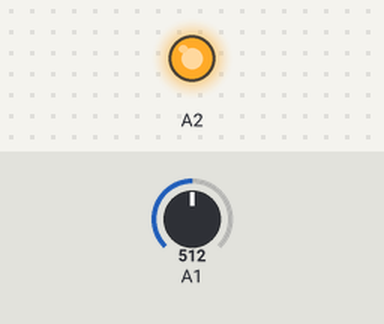
Bench run of a sketch on a simulated Arduino Uno, built with avr-gcc and run on an emulated ATmega328P. On the bench: output pins drawn as LEDs (lit = HIGH). The inputs (shaded band) are chosen by the test bench; at power-on: A1 = 512.

Above: at 1.2 s.
1.3 s: A1 set to 789
2.8 s: A1 set to 817
At 3.4 s:
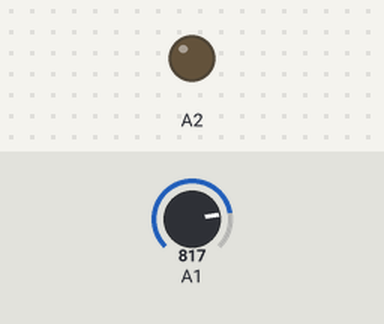
4.3 s: A1 set to 790
At 5.5 s:
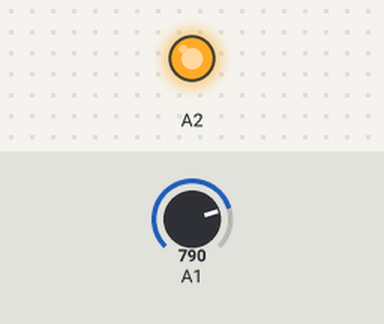
5.8 s: A1 set to 810
At 6.9 s:
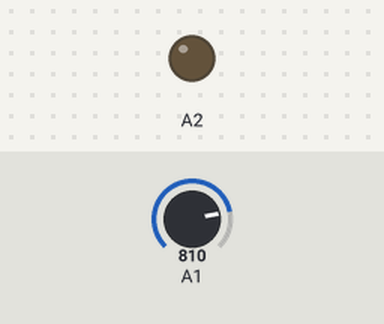
Timing chart, 0 to 8.3 s (numbered marks = the images above; inputs shaded):
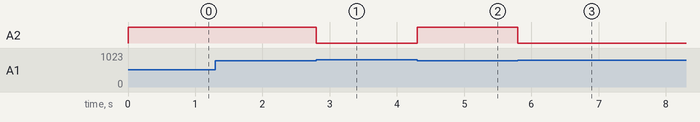

The sketch:

arduino_soil.ino
```cpp
#include <SoftwareSerial.h>
#include <ArduinoJson.h>
SoftwareSerial s(3,5);

void setup() {
  s.begin(9600);
  pinMode(A1,INPUT);
  pinMode(A2,OUTPUT);

}
StaticJsonBuffer<1000> jsonBuffer;
JsonObject& root = jsonBuffer.createObject();
void loop() {
  root["gasv"]= analogRead(A1);
  //root["gasv"] = (100-(double(root["gasv"])/1023.00)*100);
  if(root["gasv"]>=800){
    digitalWrite(A2,LOW);
  }
  else{
    digitalWrite(A2,HIGH);
  }
  //digitalWrite(A2,HIGH);
  //delay(2000);
  //digitalWrite(A2,LOW);
  //delay(2000);


if(s.available()>0)
{
 root.printTo(s);
}
}
```

Measured:
- the behaviour switches between 799 and 800 on A1 (found by bisection; images 0 and 1)
- after the input at 1.3 s, every drawn part: stays the same
- after the input at 2.8 s, A2: HIGH → LOW at once
- after the input at 4.3 s, A2: LOW → HIGH at once
- after the input at 5.8 s, A2: HIGH → LOW at once
